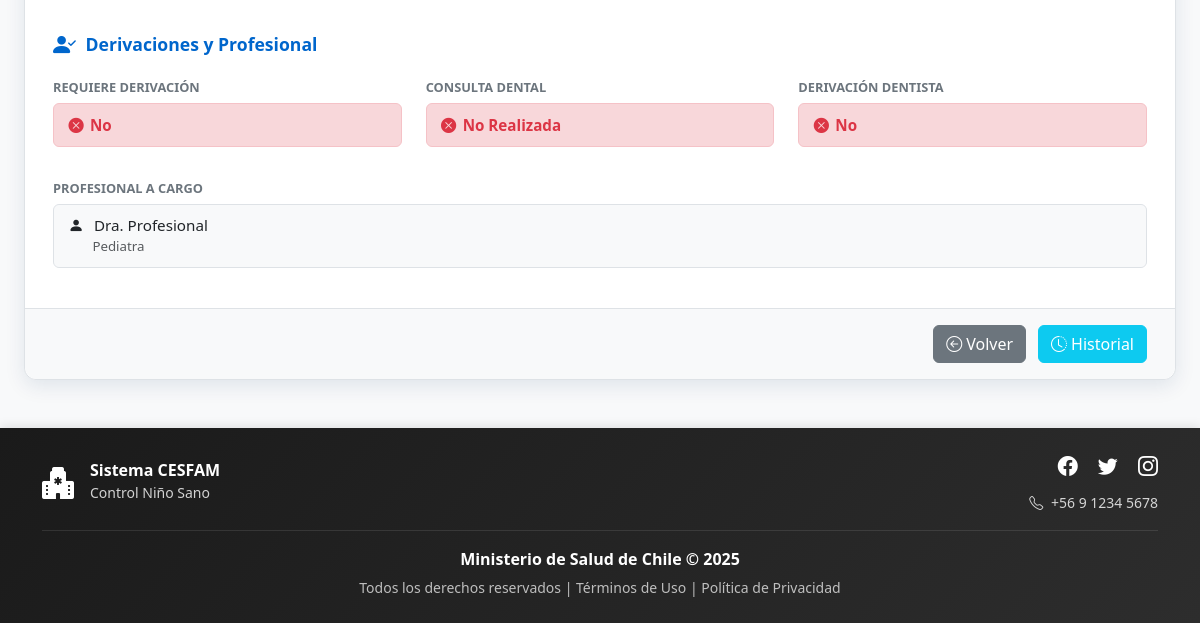
/controles/ver/305/ (signed in, lower part), run on an earlier commit of the app's database.
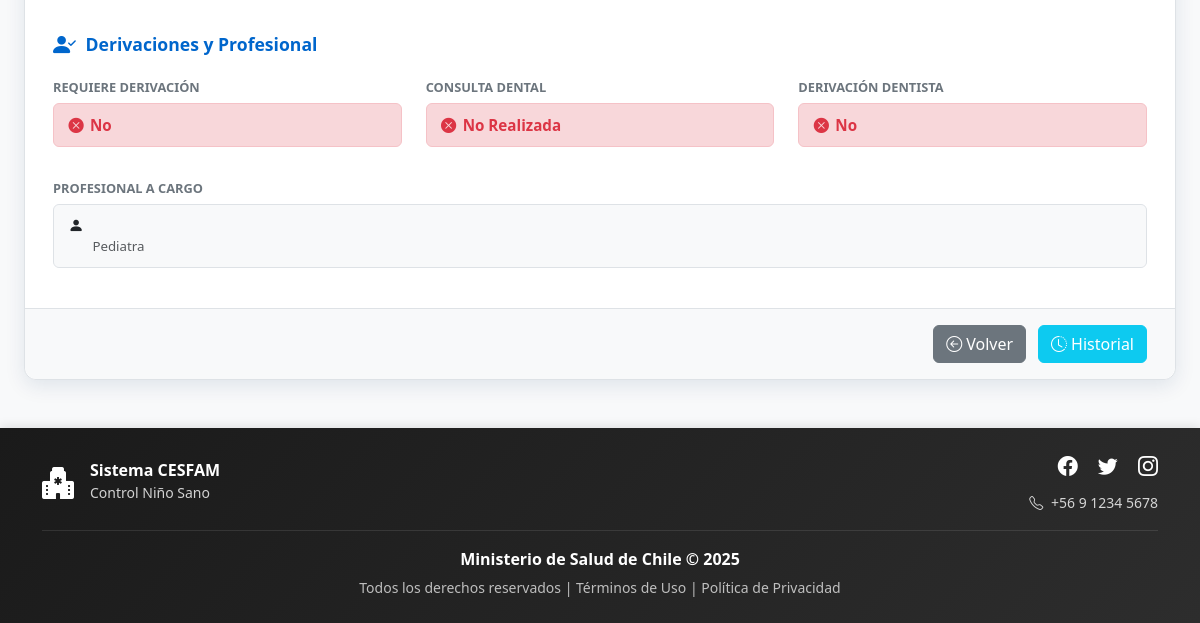
And on a later commit of the database.
### control/models.py (models this page shows, shortened)
class Control(models.Model):
    TIPO_CONTROL_CHOICES = [
        ('Control_salud', 'Control de Salud'),
        ('Control_nutricional', 'Control Nutricional'),
        ('Control_preventivo', 'Control Preventivo'),
    ]
    INDI_ANTROPOMETRICOS_CHOICES = [
        ('PE', 'Peso/Edad'),
        ('PT', 'Peso/Talla'),
        ('TE', 'Talla/Edad'),
    ]
    CALIFICACION_ESTATURAL_CHOICES = [
        ('Talla Baja', 'Talla Baja'),
        ('Talla normal baja', 'Talla Normal Baja'),
        ('normal', 'Normal'),
        ('talla alta', 'Talla Alta'),
        ('talla normal alta', 'Talla Normal Alta'),
    ]
    CALIFICACION_PCE_CHOICES = [
        ('macrocefalia', 'Macrocefalia'),
        ('microcefalia', 'Microcefalia'),
        ('normal', 'Normal'),
    ]
    DIG_PA_CHOICES = [
        ('Hipertensión Etapa 2', 'Hipertensión Etapa 2'),
        ('Sospecha de Hipertensión Etapa 1', 'Sospecha de Hipertensión Etapa 1'),
        ('Sospecha de Prehipertensión', 'Sospecha de Prehipertensión'),
        ('normal', 'Normal'),
    ]
    id = models.AutoField(primary_key=True, db_column='contro_ninol_id')
    nino = models.ForeignKey(Nino, on_delete=models.CASCADE, related_name='controles')
    nombre_control = models.CharField(max_length=200)
    deshabilitado = models.BooleanField(default=False, help_text="Marcar si este control no se realizó o no aplica.")
    periodo = models.ForeignKey(PeriodoControl, on_delete=models.PROTECT, null=True, blank=True)
    fecha_control_programada = models.DateField()
    fecha_realizacion_control = models.DateField(null=True, blank=True) # <-- CORREGIDO a DateField
    estado_control = models.CharField(max_length=30)
    pesokg = models.FloatField(null=True, blank=True)
    talla_cm = models.FloatField(null=True, blank=True)
    imc = models.FloatField(null=True, blank=True)
    pc_cm = models.FloatField(verbose_name="Perímetro Craneal (cm)", null=True, blank=True)
    calificacion_nutricional = models.CharField(max_length=30, null=True, blank=True)
    calificacion_estatural = models.CharField(max_length=30, choices=CALIFICACION_ESTATURAL_CHOICES, null=True, blank=True)
    indi_antropometricos = models.CharField(max_length=10, choices=INDI_ANTROPOMETRICOS_CHOICES, null=True, blank=True)
    calificacion_pce = models.CharField(max_length=20, choices=CALIFICACION_PCE_CHOICES, null=True, blank=True)
    dig_pa = models.CharField(max_length=40, choices=DIG_PA_CHOICES, null=True, blank=True, verbose_name="Diagnóstico Presión Arterial")
    diag_des_integral = models.TextField(verbose_name="Diagnóstico Desarrollo Integral", null=True, blank=True)
    obs_desarrollo_integral = models.TextField(verbose_name="Observaciones Desarrollo Integral", null=True, blank=True)
    indicaciones = models.TextField(null=True, blank=True)
    observaciones = models.TextField(blank=True, null=True)
    derivacion = models.BooleanField(default=False, db_column='derivación')
    consulta_dental_realizada = models.BooleanField(null=True, blank=True)
    derivacion_dentista = models.BooleanField(null=True, blank=True)
    profesional = models.ForeignKey('login.Profesional', on_delete=models.PROTECT, null=True, blank=True)
    fecha_proximo_control = models.DateField(null=True, blank=True) # <-- CORREGIDO a DateField
    notificacion_enviada = models.BooleanField(default=False, help_text="Indica si ya se envió una notificación de control atrasado.")
    history = HistoricalRecords()
    class Meta:
        verbose_name = "Control del Niño"
        verbose_name_plural = "Controles de Niños"

### login/models.py (models this page shows, shortened)
class Profesional(models.Model):
    ESPECIALIDAD_CHOICES = [
        ('Pediatra', 'Pediatra'),
        ('Enfermero/a', 'Enfermero/a'),
        ('Nutricionista', 'Nutricionista'),
        ('Medico General', 'Medico General'),
        ('Matron/a', 'Matron/a'),
    ]
    rut = models.CharField(max_length=10, primary_key=True) # El RUT es la clave
    nombre_completo = models.CharField(max_length=200)
    email = models.EmailField(unique=True)
    especialidad = models.CharField(max_length=30, choices=ESPECIALIDAD_CHOICES, default='Pediatra')
    encargado = models.BooleanField(default=False)
    usuario = models.OneToOneField(Usuario, on_delete=models.SET_NULL, null=True, blank=True, related_name='perfil_profesional')

class Usuario(AbstractBaseUser, PermissionsMixin):
    rut = models.CharField(max_length=10, unique=True)
    nombre_completo = models.CharField(max_length=200)
    email = models.EmailField(unique=True)
    rol = models.ForeignKey(Rol, on_delete=models.PROTECT)
    clave_temporal = models.BooleanField(default=False)
    nombre_completo_norm = models.CharField(
        max_length=200,
        editable=False,
        db_index=True
    )
    activo = models.BooleanField(default=True)
    is_staff = models.BooleanField(default=False) # Necesario para el admin de Django
    fecha_creacion = models.DateTimeField(default=timezone.now)
    objects = UsuarioManager()
    USERNAME_FIELD = 'rut'
    REQUIRED_FIELDS = ['nombre_completo', 'email']

### control/views.py (the view)
# urls.py: path('controles/ver/<int:control_id>/', views.ver_control, name='ver_control'),
@login_required
def ver_control(request, control_id):
    control = get_object_or_404(Control, pk=control_id)
    nino = control.nino
    user = request.user
    if user.rol.nombre_rol.lower() == 'tutor':
        if not user.perfil_tutor.ninos.filter(pk=nino.pk).exists():
            raise PermissionDenied
    contexto = {
        'control': control,
        'nino': nino
    }
    return render(request, 'control/control_nino_sano/ver_control.html', contexto)

### control/templates/control/control_nino_sano/ver_control.html (shortened to what this page needs)
{% extends 'base.html' %}
{% load static %}
{% block extra_css %}
    <link rel="stylesheet" href="{% static 'css/estilodetalles.css' %}">
{% endblock %}
{% block content %}
<div class="card detail-form-card">
    <div class="detail-form-body">
        <div class="form-section" style="animation-delay: 0.4s;">
             <h6 class="form-section-title"><i class="bi bi-person-check-fill"></i>Derivaciones y Profesional</h6>
             <div class="row form-fields-grid">
                 <div class="col-md-4 col-6 form-field">
                     <span class="field-label">Requiere Derivación</span>
                     <span class="field-value {% if control.derivacion %}status-si{% else %}status-no{% endif %}">
                         {% if control.derivacion %}<i class="bi bi-check-circle-fill"></i>Sí{% else %}<i class="bi bi-x-circle-fill"></i>No{% endif %}
                     </span>
                 </div>
                  <div class="col-md-4 col-6 form-field">
                     <span class="field-label">Consulta Dental</span>
                     <span class="field-value {% if control.consulta_dental_realizada %}status-si{% else %}status-no{% endif %}">
                         {% if control.consulta_dental_realizada %}<i class="bi bi-check-circle-fill"></i>Realizada{% else %}<i class="bi bi-x-circle-fill"></i>No Realizada{% endif %}
                     </span>
                 </div>
                  <div class="col-md-4 col-12 form-field">
                     <span class="field-label">Derivación Dentista</span>
                     <span class="field-value {% if control.derivacion_dentista %}status-si{% else %}status-no{% endif %}">
                         {% if control.derivacion_dentista %}<i class="bi bi-check-circle-fill"></i>Sí{% else %}<i class="bi bi-x-circle-fill"></i>No{% endif %}
                     </span>
                 </div>
                 <div class="col-12 form-field mt-3">
                     <span class="field-label">Profesional a Cargo</span>
                     <span class="field-value">
                         {% if control.profesional %}
                             <i class="bi bi-person-fill"></i> {{ control.profesional.usuario.nombre_completo }}
                             <small class="text-muted d-block ps-4">{{ control.profesional.especialidad|default:"" }}</small>
                         {% else %}
                             <span class='text-muted fst-italic'>No asignado</span>
                         {% endif %}
                     </span>
                 </div>
             </div>
        </div>
    </div> <div class="detail-card-footer">
        <a href="{% url 'control:detalle_nino' nino.rut_nino %}" class="btn btn-secondary">
            <i class="bi bi-arrow-left-circle me-1"></i>Volver
        </a>
        {% if request.user.rol.nombre_rol|lower == 'administrador' %}
            <a href="{% url 'control:historial_control' control.id %}" class="btn btn-info text-white">
                <i class="bi bi-clock-history me-1"></i>Historial
            </a>
        {% endif %}
    </div>
</div> {% endblock %}

What changed in the data, as far as the page shows it:
changed through a linked row, Control "Pediatra": profesional.usuario.nombre_completo "Dra. Profesional" → (not shown)
